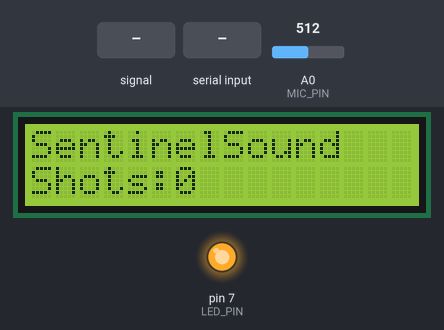
Simulated run of this sketch. Board: Arduino Uno, built with avr-gcc and run on an emulated ATmega328P. Parts: 16×2 character LCD, output pins drawn as LEDs (lit = HIGH). The inputs (shaded band) are chosen by the test bench; at power-on: A0 (MIC_PIN) = 512. What the sketch prints to the serial monitor is not drawn.

Above: at 2.3 s.
2.4 s: A0 (MIC_PIN) fed a 200 Hz sine of ±255 counts around its level
At 3.1 s:
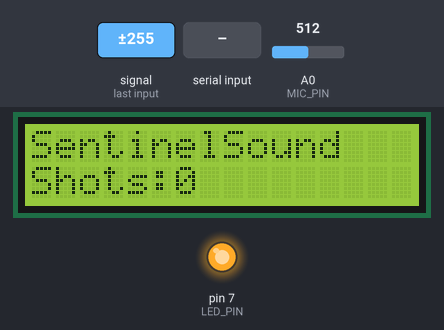
3.9 s: "G" received over Serial
At 3.98 s:
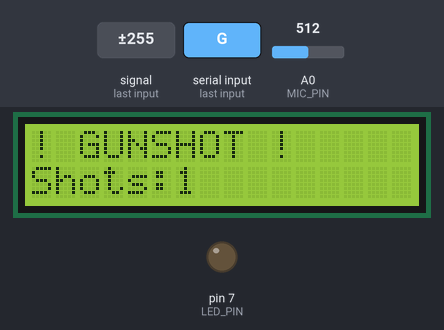
At 4.38 s:
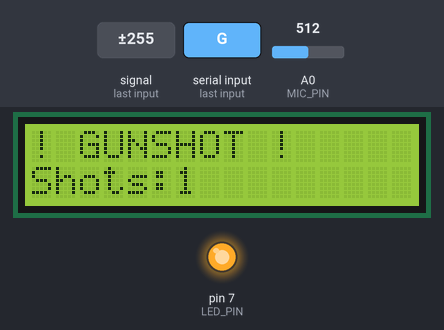
10.3 s: A0 (MIC_PIN) fed a 50 Hz sine of ±306 counts around its level
Timing chart, 0 to 13.5 s (numbered marks = the images above; inputs shaded):
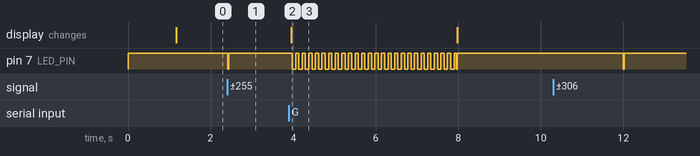

The sketch:

SentinelSound_Uno.ino
```cpp
/*
 * EnviEL — SentinelSound ML Sensor Node (FINAL)
 * Target: Arduino Uno (ATmega328P)
 * Mic: MAX4466 (3.3V, analog out)
 *
 * Changes from v1:
 *   - 10-bit ADC used for trigger detection (no resolution loss)
 *   - 8-bit stream to Python preserved (raw >> 2), so serial_bridge.py
 *     does not need to change
 *   - Fully non-blocking: no delay() anywhere in loop()
 *   - LED blink, gunshot alert, and serial wait are all state-machine driven
 * Hardware:
 *   - Sound sensor → analog out → A0
 *   - 16x2 I2C LCD → SDA=A4, SCL=A5 (PCF8574 backpack, addr 0x27 or 0x3F)
 *   - Green LED   → pin 7 (220Ω to GND)
 *   - 16x2 I2C LCD → SDA=A4, SCL=A5 (PCF8574 backpack, addr 0x27 or 0x3F)
 *
 * Library required: LiquidCrystal_I2C by Frank de Brabander
 * Baud rate: 115200 (must match serial_bridge.py)
 * Sample rate: ~4000 Hz (250 us/sample)
 */

#include <Wire.h>
#include <LiquidCrystal_I2C.h>

// ─── PINS ───────────────────────────────────────────────────────────────
#define MIC_PIN   A0
#define LED_PIN    7

// ─── NOISE GATE (10-bit scale, 0–1023) ─────────────────────────────────
// MAX4466 idle noise floor is usually 0–15 counts of jitter.
// Speech at ~60cm: ~40–150 pp.  Shout: ~150–300 pp.  Gunshot: 300+ pp.
// Tune experimentally with Serial.println(raw) if false triggers occur.
#define NOISE_GATE_THRESHOLD  300

// Set to 1 to print each window's peak-to-peak value over serial for gain
// tuning (e.g. "pp=342"). Set to 0 for normal operation — printing adds
// serial overhead you don't want once this is running against Python.
#define DEBUG_PP  1

// Pre-detection window — how long we accumulate min/max before checking
// against NOISE_GATE_THRESHOLD. Gunshot impulses are only a few ms wide,
// so shorter windows react faster but see less of the waveform per check.
// Tune this directly in ms; samples are derived automatically at 4kHz.
#define PRE_DETECT_WINDOW_MS   25
#define PRE_DETECT_SAMPLES     (PRE_DETECT_WINDOW_MS * 4)   // 4 samples/ms @ 4kHz

// Full inference window streamed to Python once triggered.
#define INFERENCE_SAMPLES   4000

// Max time to wait for Python's classification result before giving up.
#define ML_RESULT_TIMEOUT_MS 3000

// LED blink timing during a trigger pulse / gunshot alert
#define BLINK_INTERVAL_MS 80

// ─── LCD ─────────────────────────────────────────────────────────────────
LiquidCrystal_I2C lcd(0x27, 16, 2);  // try 0x3F if blank

// ─── STATE MACHINE ────────────────────────────────────────────────────────
enum State {
  MONITORING,       // watching pre-detection window
  STREAMING,        // sending INFERENCE_SAMPLES bytes to Python
  WAITING_RESULT,   // waiting (non-blocking) for 'G'/'N' from Python
  ALERT_BLINK,      // gunshot alert — LED blinking, LCD showing alert
  TRIGGER_PULSE     // brief LED pulse marking a trigger, before streaming
};

State state = MONITORING;

unsigned int  gunshotCount   = 0;
unsigned long alertStartMs   = 0;
unsigned long resultWaitMs   = 0;
unsigned long lastBlinkMs    = 0;
bool          ledState       = true;
int           blinkCount     = 0;

// Pre-detection rolling min/max (10-bit)
int preMin = 1023, preMax = 0;
int preSampleCount = 0;

// Inference window counter
int inferSampleCount = 0;

// Sample timing
unsigned long lastSampleUs = 0;

// LCD change tracking (avoids lcd.clear() flicker)
char lcdLine1[17] = "";
char lcdLine2[17] = "";

// ─── SETUP ──────────────────────────────────────────────────────────────
void setup() {
  Serial.begin(115200);

  // Speed up ADC: prescaler 16 → ~14us/read (default is 112us)
  ADCSRA = (ADCSRA & 0xF8) | 0x04;

  pinMode(LED_PIN, OUTPUT);
  digitalWrite(LED_PIN, HIGH);

  lcd.init();
  lcd.backlight();

  lcdWrite("EnviEL v2.0", "Booting...");
  delay(1000);  // one-time boot delay only, not inside loop()

  showIdle();
  lastSampleUs = micros();
}

// ─── MAIN LOOP (fully non-blocking) ──────────────────────────────────────
void loop() {
  unsigned long nowMs = millis();

  // ── Auto-clear gunshot alert after 4s ──────────────────────────────────
  if (state == ALERT_BLINK) {
    if (nowMs - alertStartMs > 4000) {
      state = MONITORING;
      digitalWrite(LED_PIN, HIGH);
      showIdle();
    } else if (nowMs - lastBlinkMs >= BLINK_INTERVAL_MS) {
      lastBlinkMs = nowMs;
      ledState = !ledState;
      digitalWrite(LED_PIN, ledState);
    }
  }

  // ── Non-blocking trigger pulse (brief LED flash before streaming) ─────
  if (state == TRIGGER_PULSE) {
    if (nowMs - lastBlinkMs >= 20) {
      digitalWrite(LED_PIN, HIGH);
      state = STREAMING;
      inferSampleCount = 0;
    }
  }

  // ── Non-blocking wait for Python's ML result ───────────────────────────
  if (state == WAITING_RESULT) {
    if (Serial.available()) {
      char r = Serial.read();
      if (r == 'G') {
        gunshotCount++;
        state = ALERT_BLINK;
        alertStartMs = nowMs;
        lastBlinkMs = nowMs;
        showGunshot();
      } else {
        state = MONITORING;
        showIdle();
      }
      preMin = 1023; preMax = 0; preSampleCount = 0;
    } else if (nowMs - resultWaitMs > ML_RESULT_TIMEOUT_MS) {
      // Python didn't respond in time — don't block, just resume monitoring
      state = MONITORING;
      preMin = 1023; preMax = 0; preSampleCount = 0;
    }
    return; // don't sample mic while waiting on serial
  }

  // ── Sample mic at 4kHz ───────────────────────────────────────────────
  unsigned long nowUs = micros();
  if (nowUs - lastSampleUs < 250) return;
  lastSampleUs += 250;
  // Resync if we've fallen badly behind (e.g. after a long serial write burst)
  if (nowUs - lastSampleUs > 2000) lastSampleUs = nowUs;

  int raw = analogRead(MIC_PIN);  // 10-bit, 0–1023

  if (state == MONITORING) {
    if (raw > preMax) preMax = raw;
    if (raw < preMin) preMin = raw;
    preSampleCount++;

    if (preSampleCount >= PRE_DETECT_SAMPLES) {
      int pp = preMax - preMin;

      if (pp >= NOISE_GATE_THRESHOLD) {
        state = TRIGGER_PULSE;
        digitalWrite(LED_PIN, LOW);
        lastBlinkMs = nowMs;
      } else {
#if DEBUG_PP
        Serial.print(F("pp="));
        Serial.println(pp);
#endif
        preMin = 1023; preMax = 0; preSampleCount = 0;
      }
    }

  } else if (state == STREAMING) {
    Serial.write((uint8_t)(raw >> 2));  // 10-bit → 8-bit for Python bridge
    inferSampleCount++;

    if (inferSampleCount >= INFERENCE_SAMPLES) {
      state = WAITING_RESULT;
      resultWaitMs = millis();
    }
  }
}

// ─── DISPLAY HELPERS (flicker-free: only redraw changed line) ──────────
void showGunshot() {
  char l2[17];
  snprintf(l2, sizeof(l2), "Shots:%-3u", gunshotCount);
  lcdWrite("! GUNSHOT !", l2);
}

void showIdle() {
  char l2[17];
  snprintf(l2, sizeof(l2), "Shots:%-3u", gunshotCount);
  lcdWrite("SentinelSound", l2);
}

void lcdWrite(const char* l1, const char* l2) {
  if (strcmp(l1, lcdLine1) != 0) {
    lcd.setCursor(0, 0);
    lcd.print("                "); // clear line 1 only
    lcd.setCursor(0, 0);
    lcd.print(l1);
    strncpy(lcdLine1, l1, 16);
    lcdLine1[16] = '\0';
  }
  if (strcmp(l2, lcdLine2) != 0) {
    lcd.setCursor(0, 1);
    lcd.print("                "); // clear line 2 only
    lcd.setCursor(0, 1);
    lcd.print(l2);
    strncpy(lcdLine2, l2, 16);
    lcdLine2[16] = '\0';
  }
}
```

Measured:
- after the input at 2.4 s, pin 7 (LED_PIN): HIGH → LOW at once, → HIGH 0.02 s later
- after the input at 3.9 s, the display: changes after 0.05 s (image 2)
